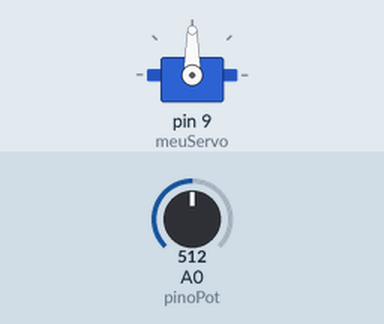
The sketch below on a simulated Arduino Uno, built with avr-gcc and run on an emulated ATmega328P. Shown: servo. Inputs (shaded band) come from the test bench; at power-on: A0 (pinoPot) = 512.

Above: at 1.2 s.
1.3 s: A0 (pinoPot) set to 716
At 1.8 s:
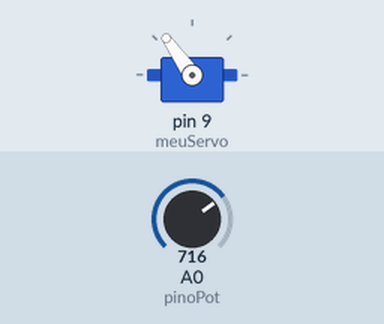
2.8 s: A0 (pinoPot) set to 900
At 3.9 s:
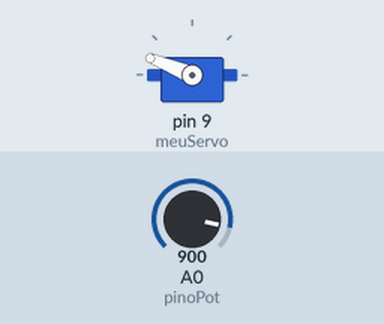
4.3 s: A0 (pinoPot) set to 1023
At 5.3 s:
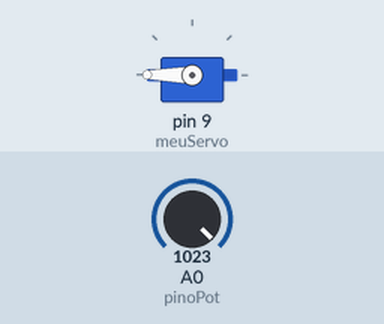
5.8 s: A0 (pinoPot) set to 306
At 6.2 s:
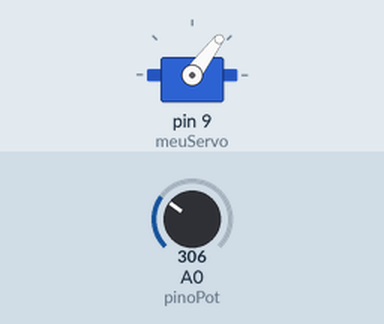
7.3 s: A0 (pinoPot) set to 122
At 7.6 s:
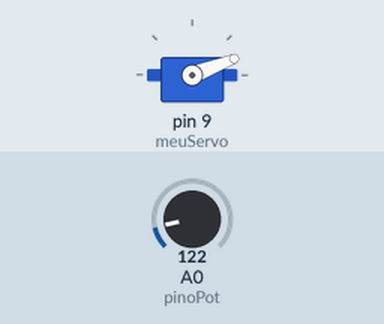
Timing chart, 0 to 9.8 s (numbered marks = the images above; inputs shaded):
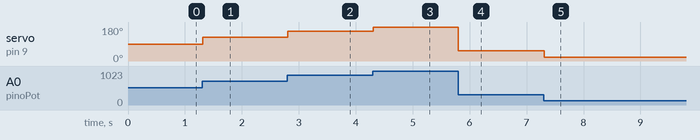

Measured:
- after the input at 1.3 s, servo on pin 9 (meuServo): 90° → 125° at once
- after the input at 2.8 s, servo on pin 9 (meuServo): 125° → 158° at once
- after the input at 4.3 s, servo on pin 9 (meuServo): 158° → 180° at once
- after the input at 5.8 s, servo on pin 9 (meuServo): 180° → 53° at once
- after the input at 7.3 s, servo on pin 9 (meuServo): 53° → 21° at once

The sketch:

Projeto09.ino
```cpp
// Projeto 09 - Controle de Precisão (Servo + Potenciômetro)
// Autor: ACNP / Prof. Augusto Queiroz

#include <Servo.h>

Servo meuServo;   // Cria o objeto para controlar o servo
int pinoPot = A0; // Pino onde o potenciômetro está ligado (Analógico)
int valorPot;     // Variável para guardar o valor lido

void setup()
{
    meuServo.attach(9); // Define que o servo está no pino 9
}

void loop()
{
    valorPot = analogRead(pinoPot); // Lê o valor do potenciômetro (entre 0 e 1023)

    // A função MAP converte uma escala em outra.
    // Sintaxe: map(valor, minimo_entrada, maximo_entrada, minimo_saida, maximo_saida)
    // Aqui transformamos de 0-1023 para 0-180 graus
    valorPot = map(valorPot, 0, 1023, 0, 180);

    meuServo.write(valorPot); // Manda o servo para a posição calculada
    delay(15);                // Pequena pausa para o servo chegar lá com estabilidade
}
```
